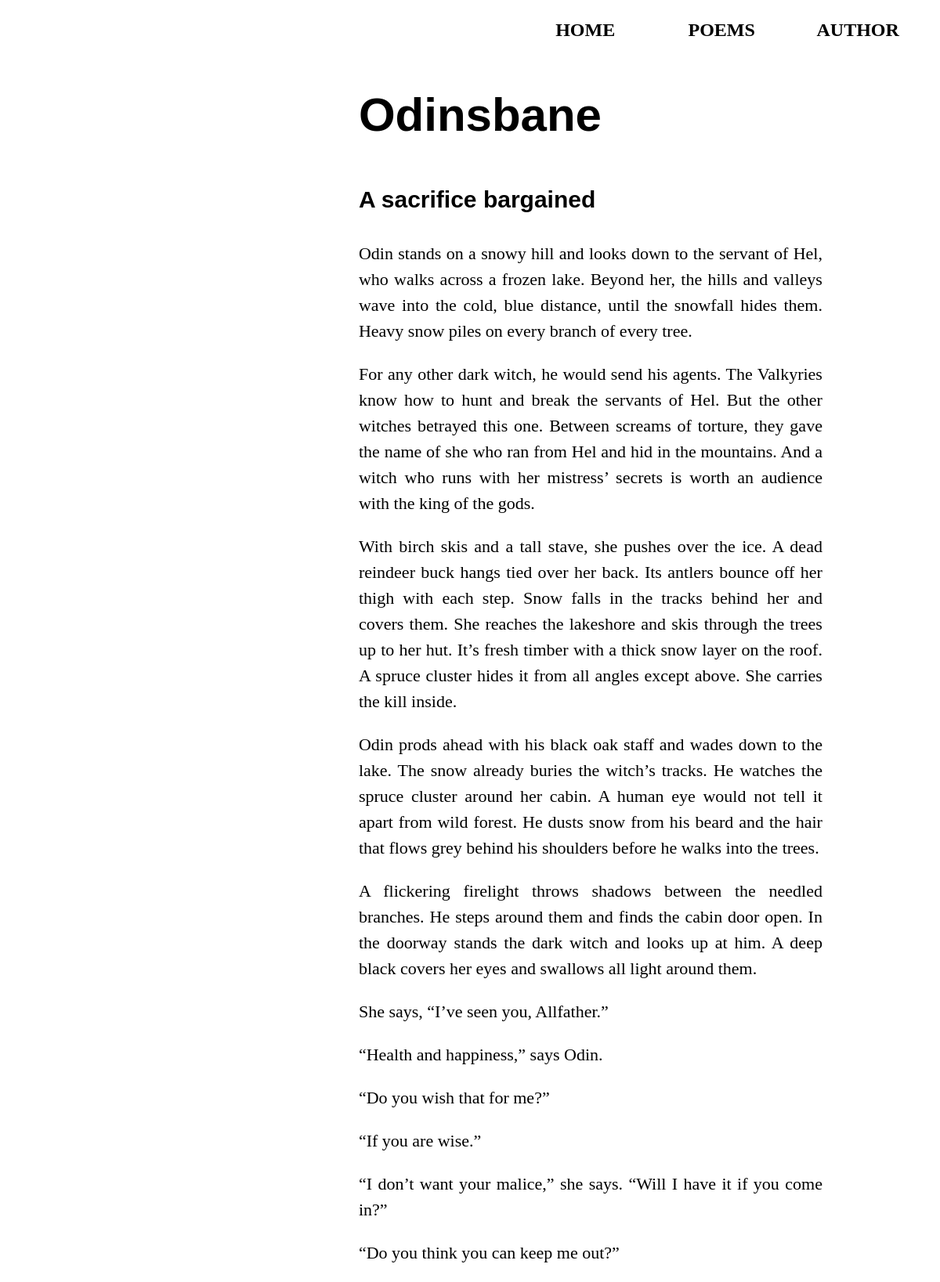
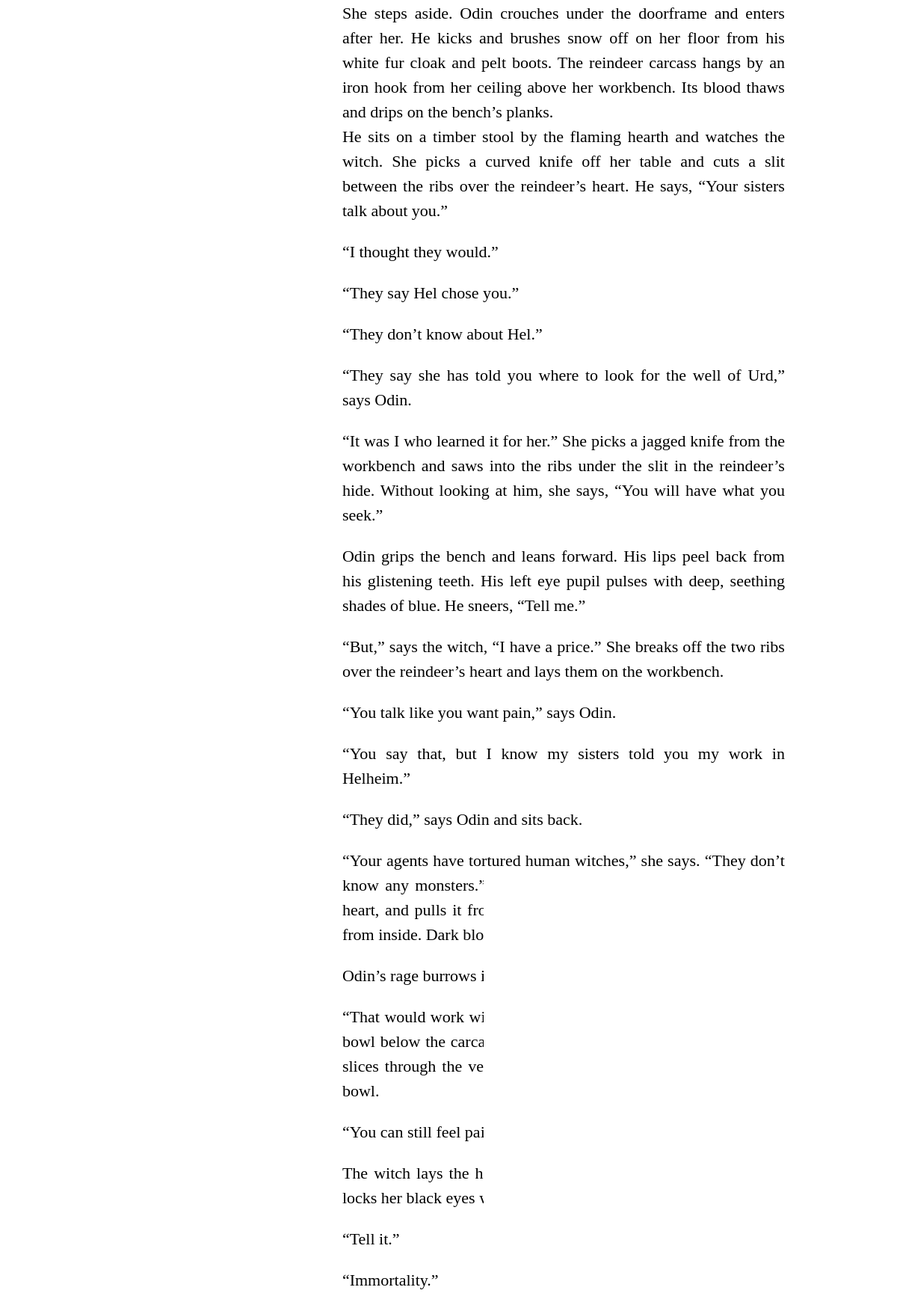
The app's page /odinsbane (upper part) with its own data (2 pictures, top to bottom).
### sigurd/models.py (models this page shows)
class Chapter(models.Model):
    title = models.CharField(max_length=200)
    text = models.TextField()

### sigurd/views.py (the view)
# urls.py: path('odinsbane', views.odinsbane, name='odinsbane'),
def odinsbane(request):
    prologue = Chapter.objects.get(pk=1)
    chapter1 = Chapter.objects.get(pk=2)
    return render(request, 'odinsbane.html', {'prologue': prologue, 'chapter1': chapter1})

### sigurd/templates/odinsbane.html (shortened to what this page needs)
{% load static %}
<link rel="stylesheet" type="text/css" href="{% static 'odinsbane.css' %}">
<!DOCTYPE html>
<html lang="en">
<head>
</head>
<body>
<div class="buttonBox">
    <form action='/' method='GET'>
        <button type='submit'>HOME</button>
    </form>
    <form action='/poem' method='GET'>
        <button type='submit'>POEMS</button>
    </form>
    <form action='/author' method='GET'>
        <button type='submit'>AUTHOR</button>
    </form>
</div>
<div class="bookBody">
    <h1>Odinsbane</h1>
    <h3>
        {{ prologue.title }}
    </h3>
    {{ prologue.text|linebreaks }}
    <br>
</div>
</body>
</html>

### sigurd/static/odinsbane.css (style rules this page uses)
div.buttonBox { position: absolute; right: 1%; top: 2vh; }
button { border: none; font-family: Arial Black sans serif; font-size: 12px; background-color: rgba(0,0,0,0); width: 90px; font-weight: bold; float: right; }
@media (min-width: 60em) { button { font-size: 24px; width: 170px; font-family: Arial Black; } }
div.bookBody { font-size: 14px; height: auto; line-height: 1.5; position: absolute; top: 10%; text-align: justify; text-justify: inter-word; }
@media (min-width: 60em) { div.bookBody { font-size: 22px; position: relative; width: 50%; left: 38%; top: 12%; } }
form { display: inline-block; }
h1 { font-size: 24px; font-family: Helvetica; }
@media (min-width: 60em) { h1 { font-size: 60px; } }
h3 { font-size: 18px; font-family: Helvetica; }
@media (min-width: 60em) { h3 { font-size: 30px; } }
body { position: relative; }
body:after { position: fixed; top: 0; left: 0; height: 100%; width: 100%; content: ''; background-image: url("images/spruce-background - mobile.jpg"); z-index: -1; background-size: cover; background-repeat: no-repeat; background-color: #000; background-position: top left; }
@media (min-width: 60em) { body:after { background: white url("images/spruce-background.jpg") no-repeat center center; background-size: 100vw 100vh; } }

### records on screen
Chapter: title "A sacrifice bargained", text "Odin stands on a snowy hill and looks down to the servant of Hel, who walks across a frozen lake. Beyond her, the hills and valleys wave into the cold, blue distance, until the snowfall hides them. Heavy snow piles on every branch of every tree. For any other dark witch, he would send his agents. The Valkyries know how to hunt and break the servants of Hel. But the other witches betrayed this one. Between screams of torture, they gave the name of she who ran from Hel and hid in the mountains. And a witch who runs with her mistress’ secrets is worth an audience with the king of the gods. With birch skis and a tall stave, she pushes over the ice. A dead reindeer buck hangs tied over her back.…"
